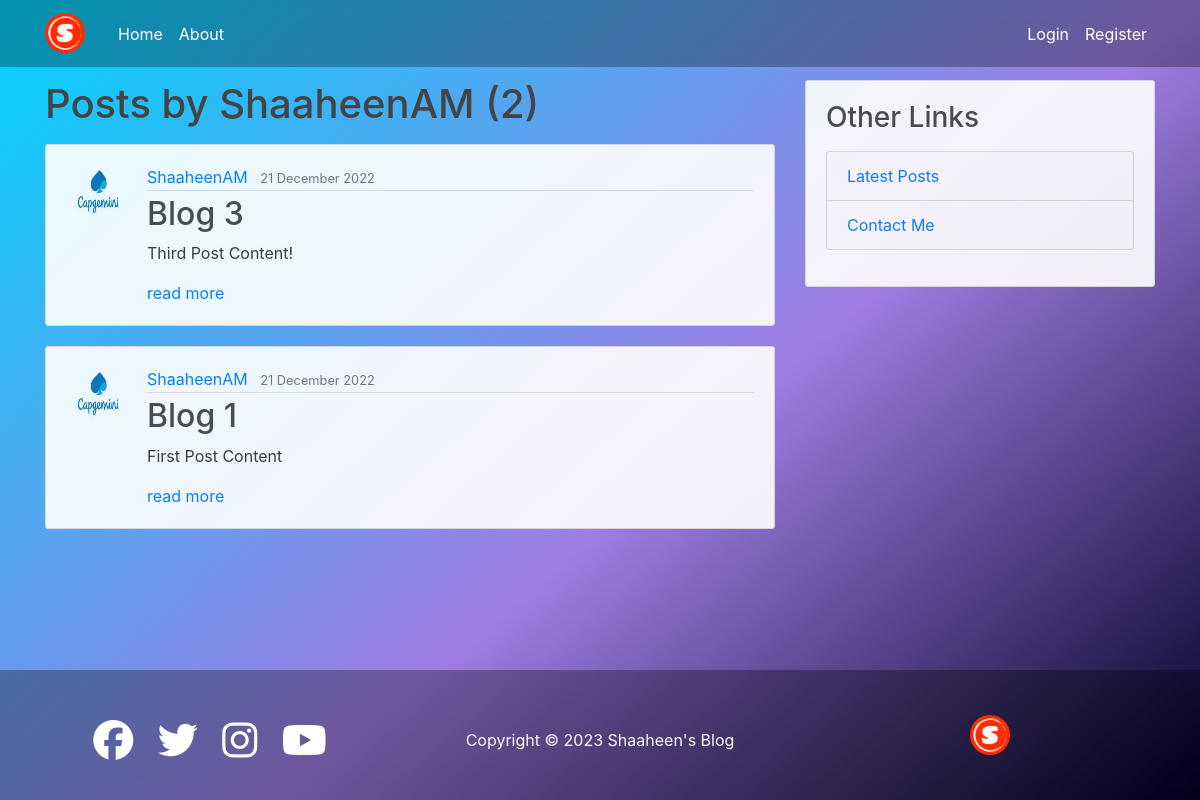
Screenshot of /user/ShaaheenAM with the database file from the repository.
### blog/models.py (models this page shows, shortened)
class Post(models.Model):
    title = models.CharField(max_length=100)
    content = models.TextField()
    date_posted = models.DateTimeField(default=timezone.now)
    author = models.ForeignKey(User, on_delete=models.CASCADE)#if user is deleted, their post is also deleted

### users/models.py (models this page shows, shortened)
class Profile(models.Model):
    user = models.OneToOneField(User, on_delete=models.CASCADE)
    image = models.ImageField(default='default.jpg', upload_to='profile_pics')

### blog/views.py (the view)
# urls.py: path('user/<str:username>', UserPostListView.as_view(), name='user-posts'), # blog/post_list.html <- <app>/<model>_<viewtype>.html
class UserPostListView(ListView):
    model = Post
    template_name = 'blog/user_posts.html' # <app>/<model>_<viewtype>.html
    context_object_name = 'posts'
    paginate_by = 5
    def get_queryset(self):
        user = get_object_or_404(User, username=self.kwargs.get('username'))
        return Post.objects.filter(author=user).order_by('-date_posted')

### blog/templates/blog/user_posts.html (shortened to what this page needs)
{% extends "blog/base.html" %}
{% block content %}
    <h1 class="mb-3">Posts by {{ view.kwargs.username }} ({{ page_obj.paginator.count }})</h1>
    {% for post in posts %}
    <article class="media content-section">
        <img class="rounded-circle article-img" src="{{ post.author.profile.image.url }}">
        <div class="media-body">
          <div class="article-metadata">
            <a class="mr-2" href="{% url 'user-posts' post.author.username %}">{{ post.author }}</a>
            <small class="text-muted">{{ post.date_posted|date:"d F Y" }}</small>
          </div>
          <h2><a class="article-title" href="{% url 'post-detail' post.id %}">{{ post.title }}</a></h2>
          <p class="article-content">{{ post.content|truncatewords:"50" }}</p>
          <a href="{% url 'post-detail' post.id %}">read more</a>
        </div>
      </article>
    {% endfor %}
{% endblock content %}

### blog/static/blog/main.css (style rules this page uses)
html { min-height: calc(100vh - 100px); }
body { background: rgb(2,0,36); background: linear-gradient(319deg, rgba(2,0,36,1) 0%, rgba(160,124,226,1) 43%, rgba(0,212,255,1) 100%) no-repeat ; background-size: cover; color: #333333; margin-top: 5rem; background-attachment: fixed; }
h1, h2, h3, h4, h5, h6 { color: #444444; }
.content-section { background: #ffffff; padding: 20px 20px; border: 1px solid #dddddd; border-radius: 3px; margin-bottom: 20px; opacity: 0.9; }
.article-title { color: #444444; }
.article-content { white-space: pre-line; }
.article-img { height: 65px; width: 65px; margin-right: 16px; }
.article-metadata { padding-bottom: 1px; margin-bottom: 4px; border-bottom: 1px solid #e3e3e3 }

### rows the page displays
Post: author.profile.image (picture), author "ShaaheenAM", date_posted "21 December 2022", title "Blog 3", content "Third Post Content!"
Post: author.profile.image (picture), author "ShaaheenAM", date_posted "21 December 2022", title "Blog 1", content "First Post Content"

### other values shown
{{ view.kwargs.username }} "ShaaheenAM"
{{ page_obj.paginator.count }} "2"
